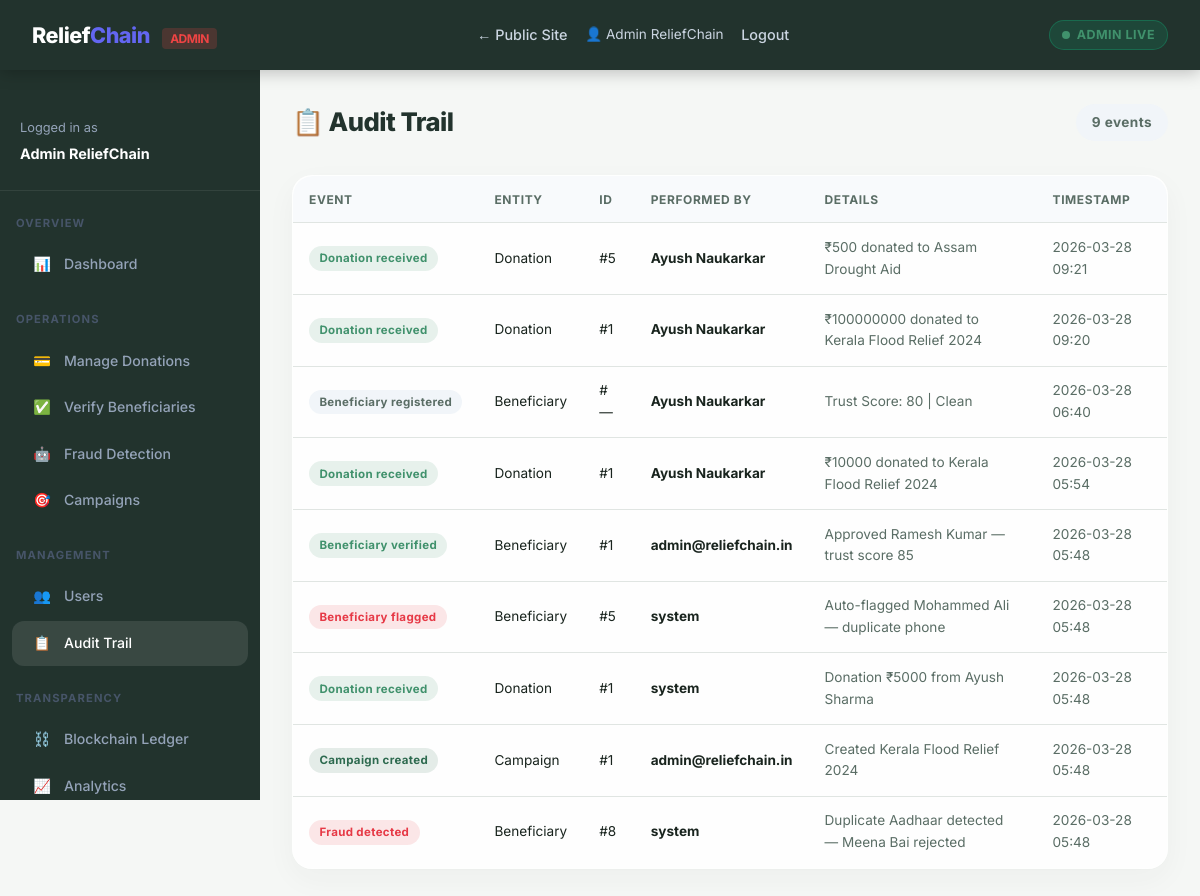
Before: /admin/audit (signed in) with the older database file.
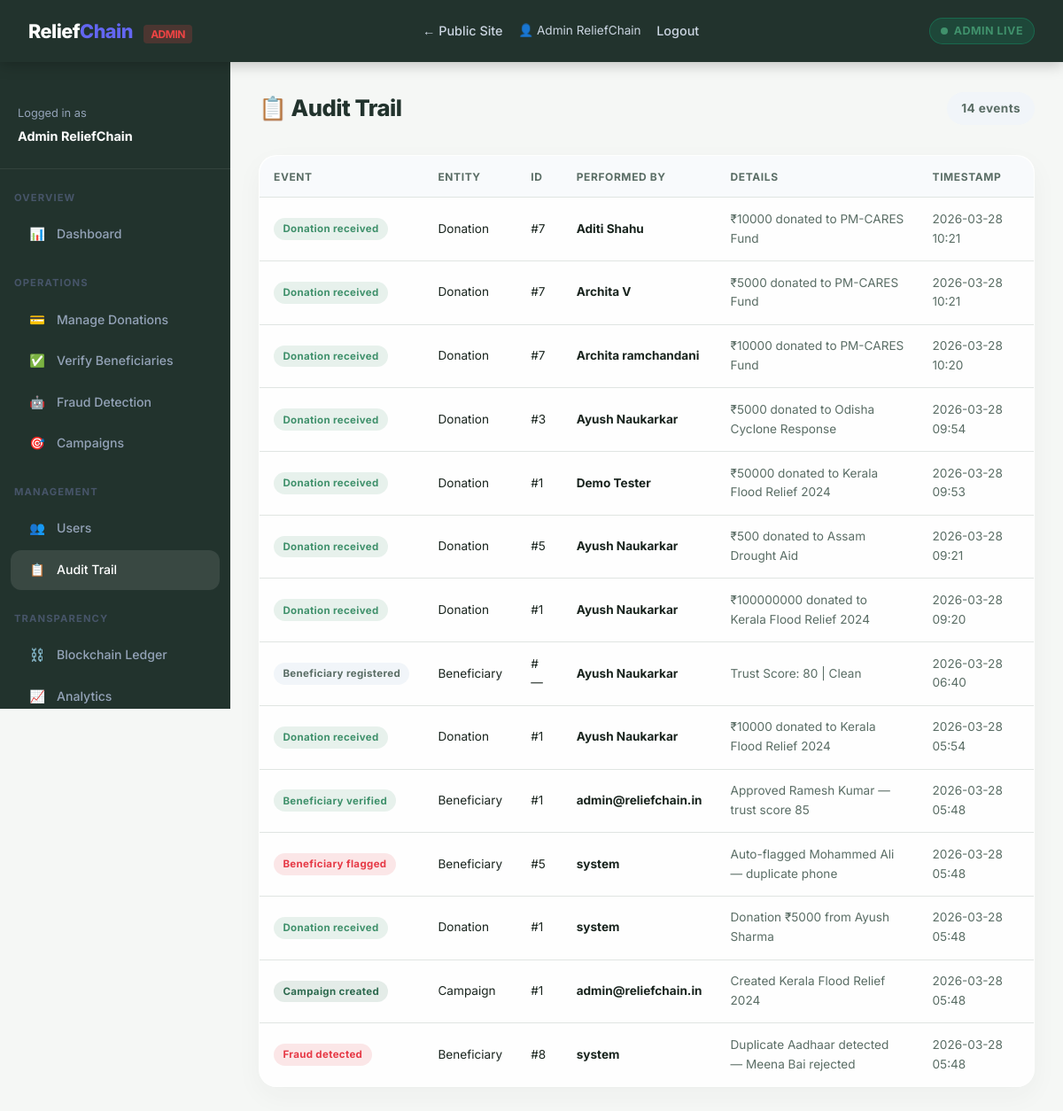
After: the same page with the newer database file.
### tables this page shows
CREATE TABLE audit_log (
            id INTEGER PRIMARY KEY AUTOINCREMENT,
            action TEXT NOT NULL,
            entity_type TEXT,
            entity_id INTEGER,
            performed_by TEXT DEFAULT 'system',
            details TEXT,
            timestamp DATETIME DEFAULT CURRENT_TIMESTAMP
        );

### app.py (the view)
@app.route('/admin/audit')
@admin_required
def audit_trail():
    db = get_db()
    c = db.cursor()
    c.execute("SELECT * FROM audit_log ORDER BY timestamp DESC LIMIT 100")
    logs = c.fetchall()
    return render_template('audit_trail.html', logs=logs)

### app.py (called while the page is built)
@app.context_processor
def inject_now():
    return {'now': _dt.now}

def get_db():
    db = getattr(g, '_database', None)
    if db is None:
        db = g._database = sqlite3.connect(DATABASE, check_same_thread=False)
        db.row_factory = sqlite3.Row
    return db

@app.teardown_appcontext
def close_connection(exception):
    db = getattr(g, '_database', None)
    if db is not None:
        db.close()

def admin_required(f):
    from functools import wraps
    @wraps(f)
    def decorated(*args, **kwargs):
        if 'user_id' not in session or session.get('role') != 'admin':
            flash('Admin access required.', 'error')
            return redirect(url_for('admin_login'))
        return f(*args, **kwargs)
    return decorated

### templates/audit_trail.html (shortened to what this page needs)
{% extends 'admin_base.html' %}
{% block content %}
<div class="page-header">
    <h1 class="page-title">📋 Audit Trail</h1>
    <span class="badge badge-muted" style="font-size:0.85rem;padding:0.5rem 1rem;">{{ logs|length }} events</span>
</div>
<div class="card" style="padding:0;">
    <div class="table-wrap" style="border:none;">
        <table>
            <thead><tr><th>Event</th><th>Entity</th><th>ID</th><th>Performed By</th><th>Details</th><th>Timestamp</th></tr></thead>
            <tbody>
                {% for log in logs %}
                <tr>
                    <td>
                        <span class="badge badge-{% if 'fraud' in log.action or 'flagged' in log.action or 'rejected' in log.action %}danger{% elif 'verified' in log.action or 'received' in log.action %}success{% elif 'created' in log.action %}primary{% else %}muted{% endif %}">
                            {{ log.action|replace('_',' ')|capitalize }}
                        </span>
                    </td>
                    <td class="text-sm">{{ log.entity_type|capitalize if log.entity_type else '—' }}</td>
                    <td class="text-sm">#{{ log.entity_id or '—' }}</td>
                    <td class="text-sm"><strong>{{ log.performed_by }}</strong></td>
                    <td class="text-sm text-muted">{{ log.details or '—' }}</td>
                    <td class="text-sm text-muted">{{ log.timestamp[:16] }}</td>
                </tr>
                {% else %}
                <tr><td colspan="6" class="text-center text-muted" style="padding:2rem;">No audit logs yet</td></tr>
                {% endfor %}
            </tbody>
        </table>
    </div>
</div>
{% endblock %}

Changed rows visible on the page:
added audit_log: action "Donation received", entity_type "Donation", entity "7", performed_by "Aditi Shahu", details "₹10000 donated to PM-CARES Fund", timestamp "2026-03-28 10:21"
added audit_log: action "Donation received", entity_type "Donation", entity "7", performed_by "Archita V", details "₹5000 donated to PM-CARES Fund", timestamp "2026-03-28 10:21"
added audit_log: action "Donation received", entity_type "Donation", entity "7", performed_by "Archita ramchandani", details "₹10000 donated to PM-CARES Fund", timestamp "2026-03-28 10:20"
added audit_log: action "Donation received", entity_type "Donation", entity "3", performed_by "Ayush Naukarkar", details "₹5000 donated to Odisha Cyclone Response", timestamp "2026-03-28 09:54"
added audit_log: action "Donation received", entity_type "Donation", entity "1", performed_by "Demo Tester", details "₹50000 donated to Kerala Flood Relief 2024", timestamp "2026-03-28 09:53"
Other visible differences:
{{ logs|length }}: "9" → "14"
